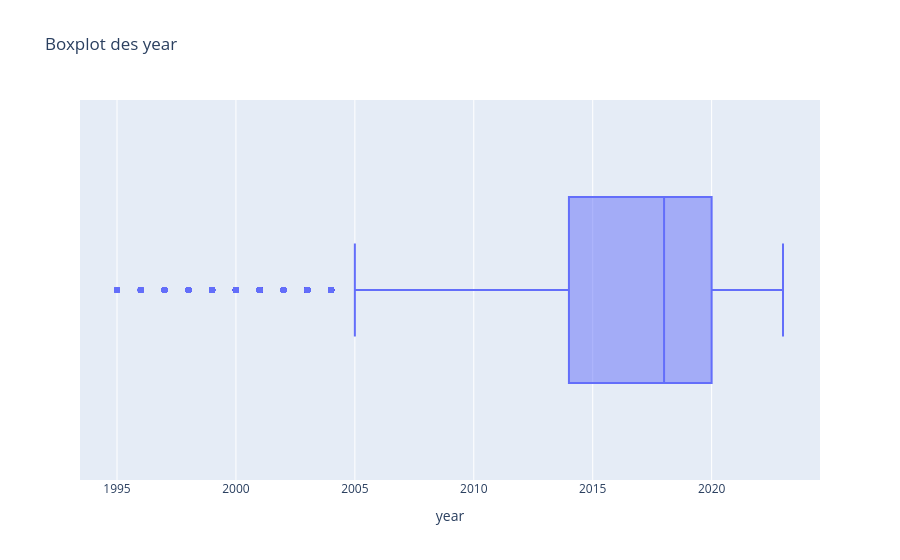

Write notebook code for a chart like this one.
### Markdown cell above
<div style="width: 50%; border-bottom: 2px solid #b3d9ef;" >
<h4 style="background-color:white;margin: auto; padding: 20px; color: #439cc8; ">3.1.2 - Boxplot des années</h4>
</div>

### Code cell
fig = px.box(df, x="year", title="Boxplot des year", log_x=False)

# Afficher le graphique
fig.show()

### Figure 1 — Plotly figure (JSON) as saved in the notebook; plotly's stock layout.template omitted (floating-point values rounded to 4 significant figures; data arrays with more than 128 entries replaced by an {"elided": "..."} marker saying what was removed)
{"data": [{"alignmentgroup": "True", "hovertemplate": "year=%{x}<extra></extra>", "legendgroup": "", "marker": {"color": "#636efa"}, "name": "", "notched": false, "offsetgroup": "", "orientation": "h", "showlegend": false, "type": "box", "x": {"elided": "192496 int values"}, "x0": " ", "xaxis": "x", "y0": " ", "yaxis": "y"}], "layout": {"boxmode": "group", "legend": {"tracegroupgap": 0}, "title": {"text": "Boxplot des year"}, "xaxis": {"anchor": "y", "domain": [0, 1], "title": {"text": "year"}}, "yaxis": {"anchor": "x", "domain": [0, 1]}}}
